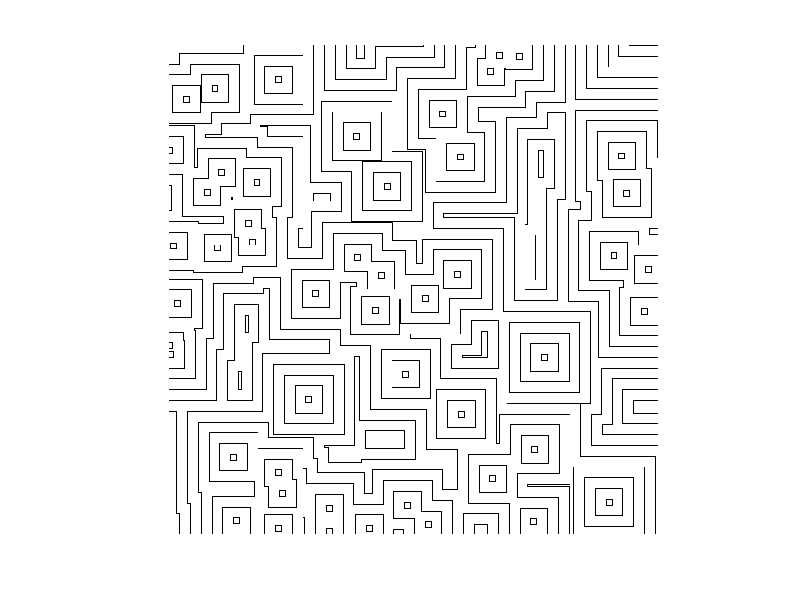

The MATLAB source for this figure:
clc
clear
close all
%% params
L = 10; %seconds
rows = 500; %rows
cols = 500; %cols
framerate = 30; %fps
activate_dur = 10; %frames 
deactivate_dur = 3; %frames
n_seeds = 50; %number of starting seeds

%% some math
p=n_seeds/(rows*cols);

%% make initial array
start = zeros(rows,cols);
start_rows = randi(rows, [1, n_seeds]);
start_cols = randi(cols, [1, n_seeds]);

for i=1:(n_seeds)
    start(start_rows(i),start_cols(i)) = 1;
end

%% prep for start
nFrames=L*framerate;
frames(1:rows,1:cols,nFrames)=0;

onTimes=activate_dur*start;

%% run
frames(:,:,1)=start;
for i = 2:nFrames
    onTimesNew=onTimes;
    %decrease time on already-ons
    
    onTimesNew(onTimes>0)=onTimesNew(onTimes>0)-1;
    
    %find find new off values and disable them
    new_offs = (onTimesNew==0) & (onTimes~=0);
    onTimesNew(new_offs) = -deactivate_dur;
    
    %step up old off values
    onTimesNew(onTimes<0) = onTimesNew(onTimes<0) + 1;
    
    %activate neighbors of current off values
    neighborsOn = conv2(onTimes>0,[1 1 1; 1 1 1; 1 1 1],'same');
    neighborsOn ((onTimes>0)) = 0; %do not activate current activated
    neighborsOn ((onTimes<-3)) = 0; %do not activate current deactivated
    onTimesNew(neighborsOn>0) = activate_dur;
    
    %write to frames files
    newframe=frames(:,:,i);
    newframe(onTimesNew>0)=1;
    frames(:,:,i)=newframe;
    imshow(newframe)
    
    onTimes=onTimesNew;
end


% %% run
% frames(:,:,1)=start;
% for i = 2:nFrames
%     %calculate time remaining on
%     onTimesRem = onTimes - 1;
%     onTimesRem(onTimesRem<0)=0;
%     %find new off values
%     
%     
%     
%     onTimes=onTimesRem;
% end













